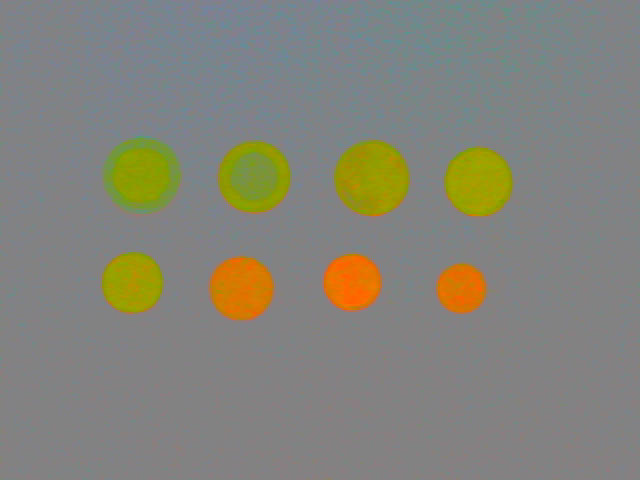
#> input picture lowContrastlowGainhighTone/alle0.png, 640 x 480 px; the run also reads 1 picture not shown here
$ jupyter execute lowContrastBinary.ipynb
#> lines starting #> are read from the running program, lines starting #| are printed output that depends on the picture; after the words box and inside, x2 and y2 are one past the last pixel; in counts of white or black regions, pixels touching at a corner belong together
[cell 1]
from skimage import io
import numpy as np
import matplotlib.image as mimg
import cv2
from skimage.color import rgb2gray
import sys
import time

[cell 2]
def lowContrastToBinary(image):
    pass

[cell 3]
img = io.imread('lowContrastlowGainhighTone/alle0.png')
#> img is the input picture: shape (480, 640, 3); mean R, G, B 131.6, 131.4, 121.7
grey = rgb2gray(img)
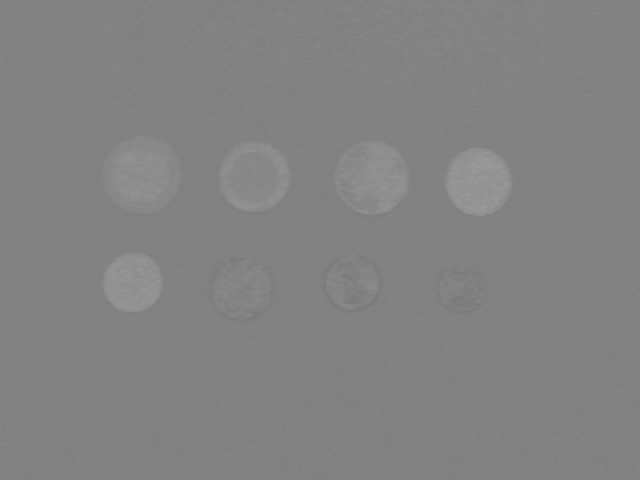
#> grey: shape (480, 640) float64; min 0.472, max 0.601, mean 0.513
ref = io.imread('lowContrastlowGainhighTone/background0.png')
ref_grey = rgb2gray(ref)
mingrey = np.min(ref_grey)
#> mingrey = 0.5
maxgrey = np.max(ref_grey)
#> maxgrey = 0.537
binary = np.zeros(np.shape(grey))
shape = np.shape(grey)
#> shape = (480, 640)
for v in range(0, shape[0]):
        for u in range(0, shape[1]):
            if grey[v][u] > maxgrey:
                binary[v][u] = 1
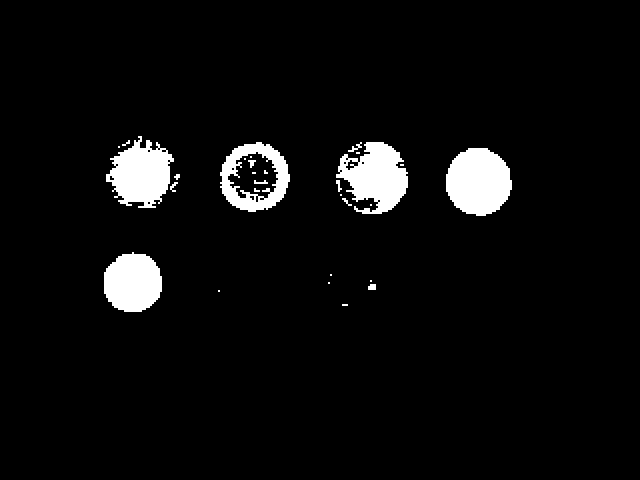
#> binary: shape (480, 640) float64; values 0 (black) and 1 (white), 4.9% white; 29 white regions (15 under 20 px), largest, box (x1, y1, x2, y2) and area: (446, 148, 512, 216) 3496, (336, 142, 408, 214) 3216, (106, 136, 174, 208) 3076
io.imsave('lowCtoB.png', binary)
